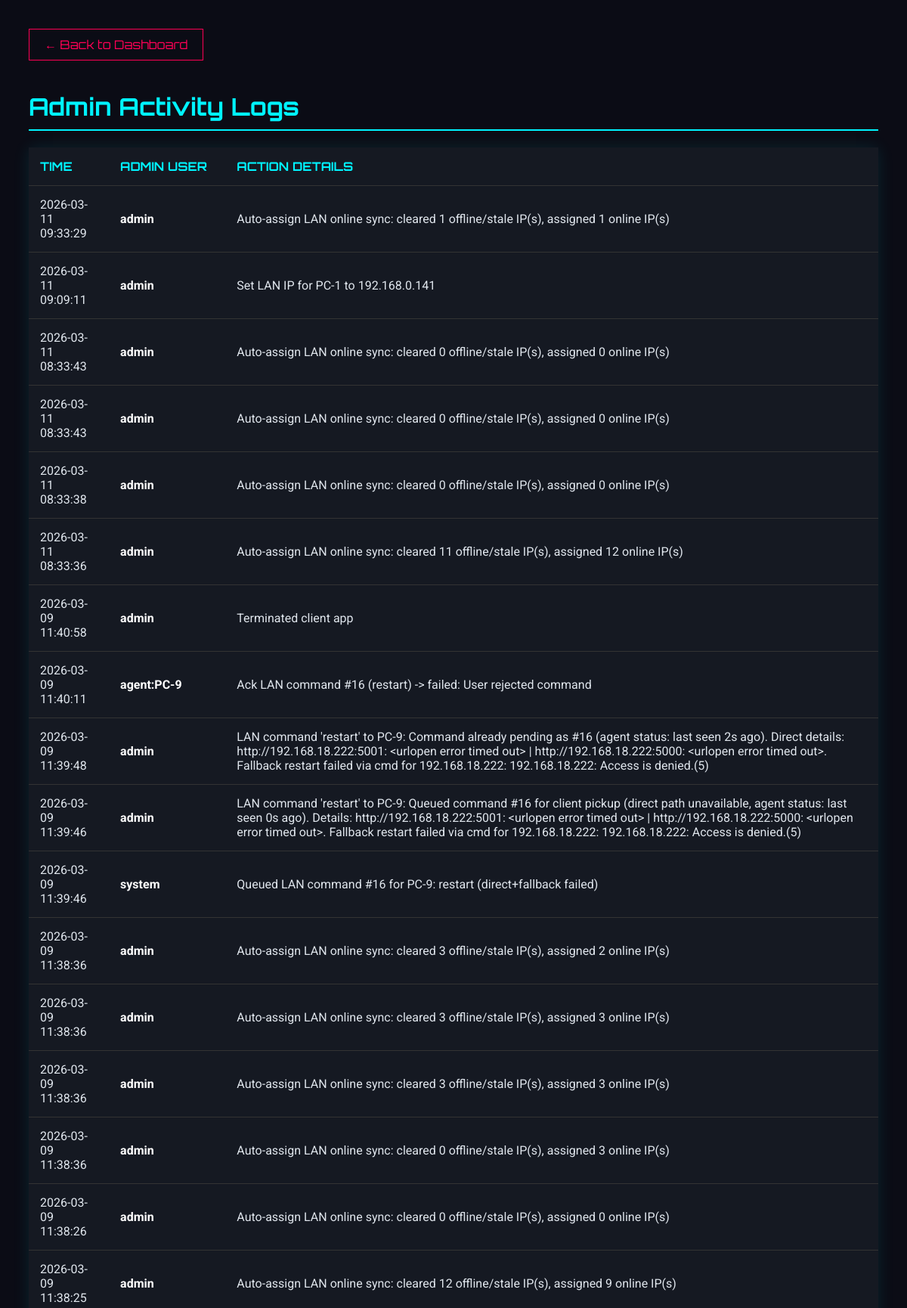
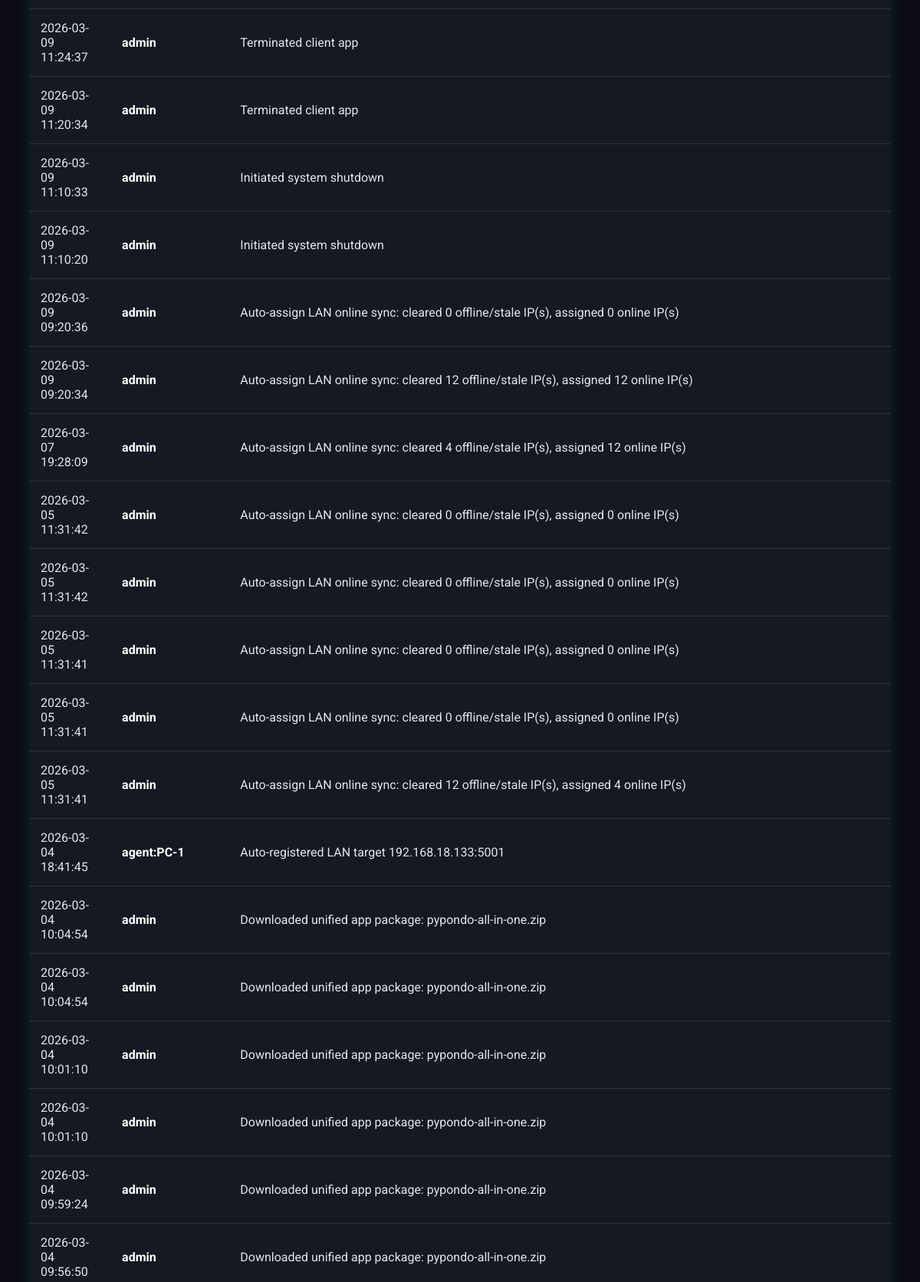
The app's page /logs (signed in, upper part) with its own data (2 pictures, top to bottom).
### app.py (models this page shows)
class AdminLog(db.Model):
    id = db.Column(db.Integer, primary_key=True)
    admin_name = db.Column(db.String(80))
    action = db.Column(db.String(255))
    timestamp = db.Column(db.DateTime, default=datetime.now)

### app.py (the view)
@app.route('/logs')
@login_required
def view_logs():
    if not current_user.is_admin: return redirect(url_for('index'))
    logs = AdminLog.query.order_by(AdminLog.timestamp.desc()).all()
    return render_template('logs.html', logs=logs)

### app.py (called while the page is built, shortened)
@login_manager.user_loader
def load_user(user_id):
    return db.session.get(User, int(user_id))

@app.before_request
def bootstrap_schema():
    if not getattr(app, "_schema_ready", False):
        db.create_all()
        ensure_pc_lan_ip_column()
        ensure_booking_date_column()
        ensure_session_last_charged_at_column()
        app._schema_ready = True

def start_periodic_billing():
    global _billing_thread_started
    if _billing_thread_started:
        return

@app.before_request
def ensure_billing_started():
    start_periodic_billing()

### templates/logs.html (shortened to what this page needs)
<!DOCTYPE html>
<html lang="en">
<head>
</head>
<body>
    <a href="/" class="back-btn">← Back to Dashboard</a>
    <h1>Admin Activity Logs</h1>
    <table>
        <thead>
            <tr>
                <th>Time</th>
                <th>Admin User</th>
                <th>Action Details</th>
            </tr>
        </thead>
        <tbody>
            {% for log in logs %}
            <tr>
                <td>{{ log.timestamp.strftime('%Y-%m-%d %H:%M:%S') }}</td>
                <td style="font-weight: bold; color: white;">{{ log.admin_name }}</td>
                <td>{{ log.action }}</td>
            </tr>
            {% else %}
            <tr>
                <td colspan="3" style="text-align:center; color:#666;">No logs found.</td>
            </tr>
            {% endfor %}
        </tbody>
    </table>
</body>
</html>

### templates/logs.html (style rules this page uses)
body { background-color: #0b0c15; color: #e0e6ed; font-family: 'Roboto', sans-serif; padding: 30px; }
h1 { font-family: 'Orbitron', sans-serif; color: #00f3ff; border-bottom: 2px solid #00f3ff; padding-bottom: 10px; }
table { width: 100%; border-collapse: collapse; background: #151922; margin-top: 20px; box-shadow: 0 0 20px rgba(0, 243, 255, 0.1); }
th, td { padding: 15px; text-align: left; border-bottom: 1px solid #333; }
th { color: #00f3ff; text-transform: uppercase; font-family: 'Orbitron', sans-serif; }
.back-btn { display: inline-block; margin-bottom: 20px; color: #ff0055; text-decoration: none; border: 1px solid #ff0055; padding: 10px 20px; font-family: 'Orbitron', sans-serif; }

### records on screen
AdminLog: timestamp "2026-03-11 09:33:29", admin_name "admin", action "Auto-assign LAN online sync: cleared 1 offline/stale IP(s), assigned 1 online IP(s)"
AdminLog: timestamp "2026-03-11 09:09:11", admin_name "admin", action "Set LAN IP for PC-1 to 192.168.0.141"
AdminLog: timestamp "2026-03-11 08:33:43", admin_name "admin", action "Auto-assign LAN online sync: cleared 0 offline/stale IP(s), assigned 0 online IP(s)"
AdminLog: timestamp "2026-03-11 08:33:43", admin_name "admin", action "Auto-assign LAN online sync: cleared 0 offline/stale IP(s), assigned 0 online IP(s)"
AdminLog: timestamp "2026-03-11 08:33:38", admin_name "admin", action "Auto-assign LAN online sync: cleared 0 offline/stale IP(s), assigned 0 online IP(s)"
AdminLog: timestamp "2026-03-11 08:33:36", admin_name "admin", action "Auto-assign LAN online sync: cleared 11 offline/stale IP(s), assigned 12 online IP(s)"
AdminLog: timestamp "2026-03-09 11:40:58", admin_name "admin", action "Terminated client app"
AdminLog: timestamp "2026-03-09 11:40:11", admin_name "agent:PC-9", action "Ack LAN command #16 (restart) -> failed: User rejected command"
AdminLog: timestamp "2026-03-09 11:39:48", admin_name "admin", action "LAN command 'restart' to PC-9: Command already pending as #16 (agent status: last seen 2s ago). Direct details: http://192.168.18.222:5001: <urlopen error timed out> | http://192.168.18.222:5000: <urlopen error timed out>. Fallback restart failed via cmd for 192.168.18.222: 192.168.18.222: Access is denied.(5)"
AdminLog: timestamp "2026-03-09 11:39:46", admin_name "admin", action "LAN command 'restart' to PC-9: Queued command #16 for client pickup (direct path unavailable, agent status: last seen 0s ago). Details: http://192.168.18.222:5001: <urlopen error timed out> | http://192.168.18.222:5000: <urlopen error timed out>. Fallback restart failed via cmd for 192.168.18.222: 192.168.18.222: Access is denied.(5)"
AdminLog: timestamp "2026-03-09 11:39:46", admin_name "system", action "Queued LAN command #16 for PC-9: restart (direct+fallback failed)"
AdminLog: timestamp "2026-03-09 11:38:36", admin_name "admin", action "Auto-assign LAN online sync: cleared 3 offline/stale IP(s), assigned 2 online IP(s)"
AdminLog: timestamp "2026-03-09 11:38:36", admin_name "admin", action "Auto-assign LAN online sync: cleared 3 offline/stale IP(s), assigned 3 online IP(s)"
AdminLog: timestamp "2026-03-09 11:38:36", admin_name "admin", action "Auto-assign LAN online sync: cleared 3 offline/stale IP(s), assigned 3 online IP(s)"
AdminLog: timestamp "2026-03-09 11:38:36", admin_name "admin", action "Auto-assign LAN online sync: cleared 0 offline/stale IP(s), assigned 3 online IP(s)"
AdminLog: timestamp "2026-03-09 11:38:26", admin_name "admin", action "Auto-assign LAN online sync: cleared 0 offline/stale IP(s), assigned 0 online IP(s)"
AdminLog: timestamp "2026-03-09 11:38:25", admin_name "admin", action "Auto-assign LAN online sync: cleared 12 offline/stale IP(s), assigned 9 online IP(s)"
AdminLog: timestamp "2026-03-09 11:24:37", admin_name "admin", action "Terminated client app"
AdminLog: timestamp "2026-03-09 11:20:34", admin_name "admin", action "Terminated client app"
AdminLog: timestamp "2026-03-09 11:10:33", admin_name "admin", action "Initiated system shutdown"
AdminLog: timestamp "2026-03-09 11:10:20", admin_name "admin", action "Initiated system shutdown"
AdminLog: timestamp "2026-03-09 09:20:36", admin_name "admin", action "Auto-assign LAN online sync: cleared 0 offline/stale IP(s), assigned 0 online IP(s)"
AdminLog: timestamp "2026-03-09 09:20:34", admin_name "admin", action "Auto-assign LAN online sync: cleared 12 offline/stale IP(s), assigned 12 online IP(s)"
AdminLog: timestamp "2026-03-07 19:28:09", admin_name "admin", action "Auto-assign LAN online sync: cleared 4 offline/stale IP(s), assigned 12 online IP(s)"
AdminLog: timestamp "2026-03-05 11:31:42", admin_name "admin", action "Auto-assign LAN online sync: cleared 0 offline/stale IP(s), assigned 0 online IP(s)"
AdminLog: timestamp "2026-03-05 11:31:42", admin_name "admin", action "Auto-assign LAN online sync: cleared 0 offline/stale IP(s), assigned 0 online IP(s)"
AdminLog: timestamp "2026-03-05 11:31:41", admin_name "admin", action "Auto-assign LAN online sync: cleared 0 offline/stale IP(s), assigned 0 online IP(s)"
AdminLog: timestamp "2026-03-05 11:31:41", admin_name "admin", action "Auto-assign LAN online sync: cleared 0 offline/stale IP(s), assigned 0 online IP(s)"
AdminLog: timestamp "2026-03-05 11:31:41", admin_name "admin", action "Auto-assign LAN online sync: cleared 12 offline/stale IP(s), assigned 4 online IP(s)"
AdminLog: timestamp "2026-03-04 18:41:45", admin_name "agent:PC-1", action "Auto-registered LAN target 192.168.18.133:5001"
AdminLog: timestamp "2026-03-04 10:04:54", admin_name "admin", action "Downloaded unified app package: pypondo-all-in-one.zip"
AdminLog: timestamp "2026-03-04 10:04:54", admin_name "admin", action "Downloaded unified app package: pypondo-all-in-one.zip"
AdminLog: timestamp "2026-03-04 10:01:10", admin_name "admin", action "Downloaded unified app package: pypondo-all-in-one.zip"
AdminLog: timestamp "2026-03-04 10:01:10", admin_name "admin", action "Downloaded unified app package: pypondo-all-in-one.zip"
AdminLog: timestamp "2026-03-04 09:59:24", admin_name "admin", action "Downloaded unified app package: pypondo-all-in-one.zip"
AdminLog: timestamp "2026-03-04 09:56:50", admin_name "admin", action "Downloaded unified app package: pypondo-all-in-one.zip"
